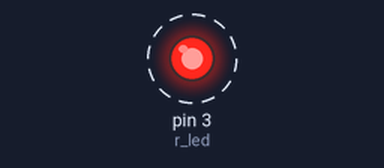
Bench run of a sketch on a simulated Arduino Uno, built with avr-gcc and run on an emulated ATmega328P. On the bench: output pins drawn as LEDs (lit = HIGH). Dashed ring = blinking.

Above: at 0.05 s.
Timing chart, 0 to 3.0 s (numbered marks = the images above):
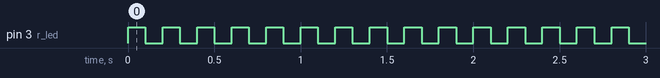

The sketch:

_3rd_program.ino
```cpp
int r_led = 3;
void setup()
{
  pinMode(r_led,OUTPUT);
}
void loop()
{
  digitalWrite(r_led,HIGH);
  delay(100);
  digitalWrite(r_led,LOW);
  delay(100);
}
```

Measured:
- by itself, pin 3 (r_led): alternates HIGH for 0.10 s and LOW for 0.10 s
